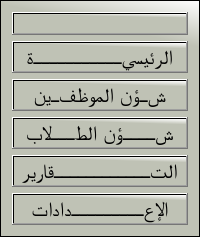
       <widget class="QFrame" name="frame_6">
        <property name="styleSheet">
         <string notr="true">background-color: qlineargradient(spread:pad, x1:0.964478, y1:0.193, x2:1, y2:0, stop:0 rgba(191, 194, 181, 255), stop:1 rgba(255, 255, 255, 255));

  font: 75 15pt &quot;Motken K Sina&quot;;</string>
        </property>
        <property name="frameShape">
         <enum>QFrame::StyledPanel</enum>
        </property>
        <property name="frameShadow">
         <enum>QFrame::Raised</enum>
        </property>
        <layout class="QGridLayout" name="gridLayout_28">
         <item row="4" column="0">
          <widget class="QPushButton" name="btnStudents">
           <property name="sizePolicy">
            <sizepolicy hsizetype="Minimum" vsizetype="Fixed">
             <horstretch>0</horstretch>
             <verstretch>0</verstretch>
            </sizepolicy>
           </property>
           <property name="maximumSize">
            <size>
             <width>260</width>
             <height>80</height>
            </size>
           </property>
           <property name="font">
            <font>
             <family>Motken K Sina</family>
             <pointsize>15</pointsize>
             <weight>9</weight>
             <italic>false</italic>
             <bold>false</bold>
            </font>
           </property>
           <property name="cursor">
            <cursorShape>PointingHandCursor</cursorShape>
           </property>
           <property name="layoutDirection">
            <enum>Qt::LeftToRight</enum>
           </property>
           <property name="styleSheet">
            <string notr="true">background-color: qlineargradient(spread:pad, x1:0.964478, y1:0.193, x2:1, y2:0, stop:0 rgba(191, 194, 181, 255), stop:1 rgba(255, 255, 255, 255));
color:rgb(0, 0, 0);
</string>
           </property>
           <property name="text">
            <string>شــــؤن الطـــلاب</string>
           </property>
           <property name="icon">
            <iconset>
             <normaloff>icons/طالب.svg</normaloff>icons/طالب.svg</iconset>
           </property>
           <property name="iconSize">
            <size>
             <width>35</width>
             <height>35</height>
            </size>
           </property>
           <property name="autoDefault">
            <bool>false</bool>
           </property>
           <property name="default">
            <bool>false</bool>
           </property>
           <property name="flat">
            <bool>false</bool>
           </property>
          </widget>
         </item>
         <item row="1" column="0">
          <widget class="QPushButton" name="pushButton_201">
           <property name="text">
            <string/>
           </property>
           <property name="icon">
            <iconset>
             <normaloff>icons/EduTrackingSystemLogo.png</normaloff>icons/EduTrackingSystemLogo.png</iconset>
           </property>
           <property name="iconSize">
            <size>
             <width>250</width>
             <height>250</height>
            </size>
           </property>
          </widget>
         </item>
         <item row="2" column="0">
          <widget class="QPushButton" name="btnHome">
           <property name="maximumSize">
            <size>
             <width>260</width>
             <height>80</height>
            </size>
           </property>
           <property name="font">
            <font>
             <family>Motken K Sina</family>
             <pointsize>15</pointsize>
             <weight>9</weight>
             <italic>false</italic>
             <bold>false</bold>
            </font>
           </property>
           <property name="cursor">
            <cursorShape>PointingHandCursor</cursorShape>
           </property>
           <property name="layoutDirection">
            <enum>Qt::LeftToRight</enum>
           </property>
           <property name="styleSheet">
            <string notr="true">background-color: qlineargradient(spread:pad, x1:0.964478, y1:0.193, x2:1, y2:0, stop:0 rgba(191, 194, 181, 255), stop:1 rgba(255, 255, 255, 255));
color:rgb(0, 0, 0);
  font: 75 15pt &quot;Motken K Sina&quot;;</string>
           </property>
           <property name="text">
            <string>الرئيسيـــــــــــة</string>
           </property>
           <property name="icon">
            <iconset>
             <normaloff>icons/الرئيسية.svg</normaloff>icons/الرئيسية.svg</iconset>
           </property>
           <property name="iconSize">
            <size>
             <width>35</width>
             <height>35</height>
            </size>
           </property>
          </widget>
         </item>
         <item row="7" column="0">
          <widget class="QPushButton" name="btnSettings">
           <property name="sizePolicy">
            <sizepolicy hsizetype="Ignored" vsizetype="Fixed">
             <horstretch>0</horstretch>
             <verstretch>0</verstretch>
            </sizepolicy>
           </property>
           <property name="maximumSize">
            <size>
             <width>260</width>
             <height>80</height>
            </size>
           </property>
           <property name="font">
            <font>
             <family>Motken K Sina</family>
             <pointsize>15</pointsize>
             <weight>9</weight>
             <italic>false</italic>
             <bold>false</bold>
            </font>
           </property>
           <property name="cursor">
            <cursorShape>PointingHandCursor</cursorShape>
           </property>
           <property name="layoutDirection">
            <enum>Qt::LeftToRight</enum>
           </property>
           <property name="styleSheet">
            <string notr="true">background-color: qlineargradient(spread:pad, x1:0.964478, y1:0.193, x2:1, y2:0, stop:0 rgba(191, 194, 181, 255), stop:1 rgba(255, 255, 255, 255));
color:rgb(0, 0, 0);

</string>
           </property>
           <property name="text">
            <string>الإعـــــــــدادات</string>
           </property>
           <property name="icon">
            <iconset>
             <normaloff>icons/الاعدادات.svg</normaloff>icons/الاعدادات.svg</iconset>
           </property>
           <property name="iconSize">
            <size>
             <width>35</width>
             <height>35</height>
            </size>
           </property>
           <property name="checkable">
            <bool>false</bool>
           </property>
           <property name="autoDefault">
            <bool>false</bool>
           </property>
           <property name="flat">
            <bool>false</bool>
           </property>
          </widget>
         </item>
         <item row="5" column="0">
          <widget class="QPushButton" name="btnReports">
           <property name="maximumSize">
            <size>
             <width>260</width>
             <height>80</height>
            </size>
           </property>
           <property name="font">
            <font>
             <family>Motken K Sina</family>
             <pointsize>15</pointsize>
             <weight>9</weight>
             <italic>false</italic>
             <bold>false</bold>
            </font>
           </property>
           <property name="cursor">
            <cursorShape>PointingHandCursor</cursorShape>
           </property>
           <property name="layoutDirection">
            <enum>Qt::LeftToRight</enum>
           </property>
           <property name="styleSheet">
            <string notr="true">background-color: qlineargradient(spread:pad, x1:0.964478, y1:0.193, x2:1, y2:0, stop:0 rgba(191, 194, 181, 255), stop:1 rgba(255, 255, 255, 255));
color:rgb(0, 0, 0);

</string>
           </property>
           <property name="text">
            <string>التــــــــــــقارير</string>
           </property>
           <property name="icon">
            <iconset>
             <normaloff>icons/ارشيف.svg</normaloff>icons/ارشيف.svg</iconset>
           </property>
           <property name="iconSize">
            <size>
             <width>35</width>
             <height>35</height>
            </size>
           </property>
          </widget>
         </item>
         <item row="3" column="0">
          <widget class="QPushButton" name="btnEmps">
           <property name="maximumSize">
            <size>
             <width>260</width>
             <height>80</height>
            </size>
           </property>
           <property name="font">
            <font>
             <family>Motken K Sina</family>
             <pointsize>15</pointsize>
             <weight>9</weight>
             <italic>false</italic>
             <bold>false</bold>
            </font>
           </property>
           <property name="cursor">
            <cursorShape>PointingHandCursor</cursorShape>
           </property>
           <property name="layoutDirection">
            <enum>Qt::LeftToRight</enum>
           </property>
           <property name="styleSheet">
            <string notr="true">background-color: qlineargradient(spread:pad, x1:0.964478, y1:0.193, x2:1, y2:0, stop:0 rgba(191, 194, 181, 255), stop:1 rgba(255, 255, 255, 255));
color:rgb(0, 0, 0);

  font: 75 15pt &quot;Motken K Sina&quot;;</string>
           </property>
           <property name="text">
            <string>شـؤن الموظفـين</string>
           </property>
           <property name="icon">
            <iconset>
             <normaloff>icons/معلم.svg</normaloff>icons/معلم.svg</iconset>
           </property>
           <property name="iconSize">
            <size>
             <width>35</width>
             <height>35</height>
            </size>
           </property>
          </widget>
         </item>
        </layout>
       </widget>
